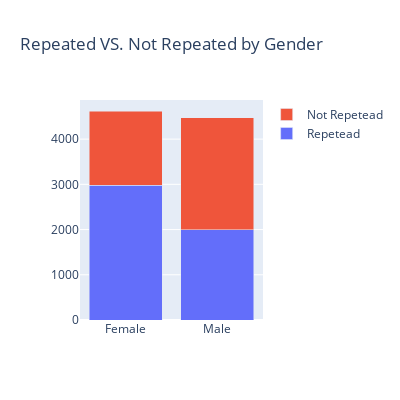

The cell this chart's notebook holds for it:
### Code cell
rep = data[data.Repeater == 1][["Gender","Repeater"]].groupby(["Gender"]).count().sort_values(by = "Repeater", ascending = False).reset_index() 
Nrep= data[data.Repeater == 0][["Gender","Repeater"]].groupby(["Gender"]).count().sort_values(by = "Repeater", ascending = False).reset_index()

pf_group = rep.merge(Nrep, left_on= "Gender", right_on="Gender" ).head()

x=pf_group.Gender.values

fig = go.Figure(go.Bar(x=x, y=pf_group.Repeater_x, name='Repetead'))
fig.add_trace(go.Bar(x=x, y=pf_group.Repeater_y, name='Not Repetead'))

fig.update_layout(barmode='stack',height=400, width=400, title_text="Repeated VS. Not Repeated by Gender")
fig.show()

### Figure 1 — Plotly figure (JSON) as saved in the notebook; plotly's stock layout.template omitted (floating-point values rounded to 4 significant figures)
{"data": [{"name": "Repetead", "type": "bar", "x": ["Female", "Male"], "y": [2980, 1991]}, {"name": "Not Repetead", "type": "bar", "x": ["Female", "Male"], "y": [1642, 2487]}], "layout": {"barmode": "stack", "height": 400, "title": {"text": "Repeated VS. Not Repeated by Gender"}, "width": 400}}
